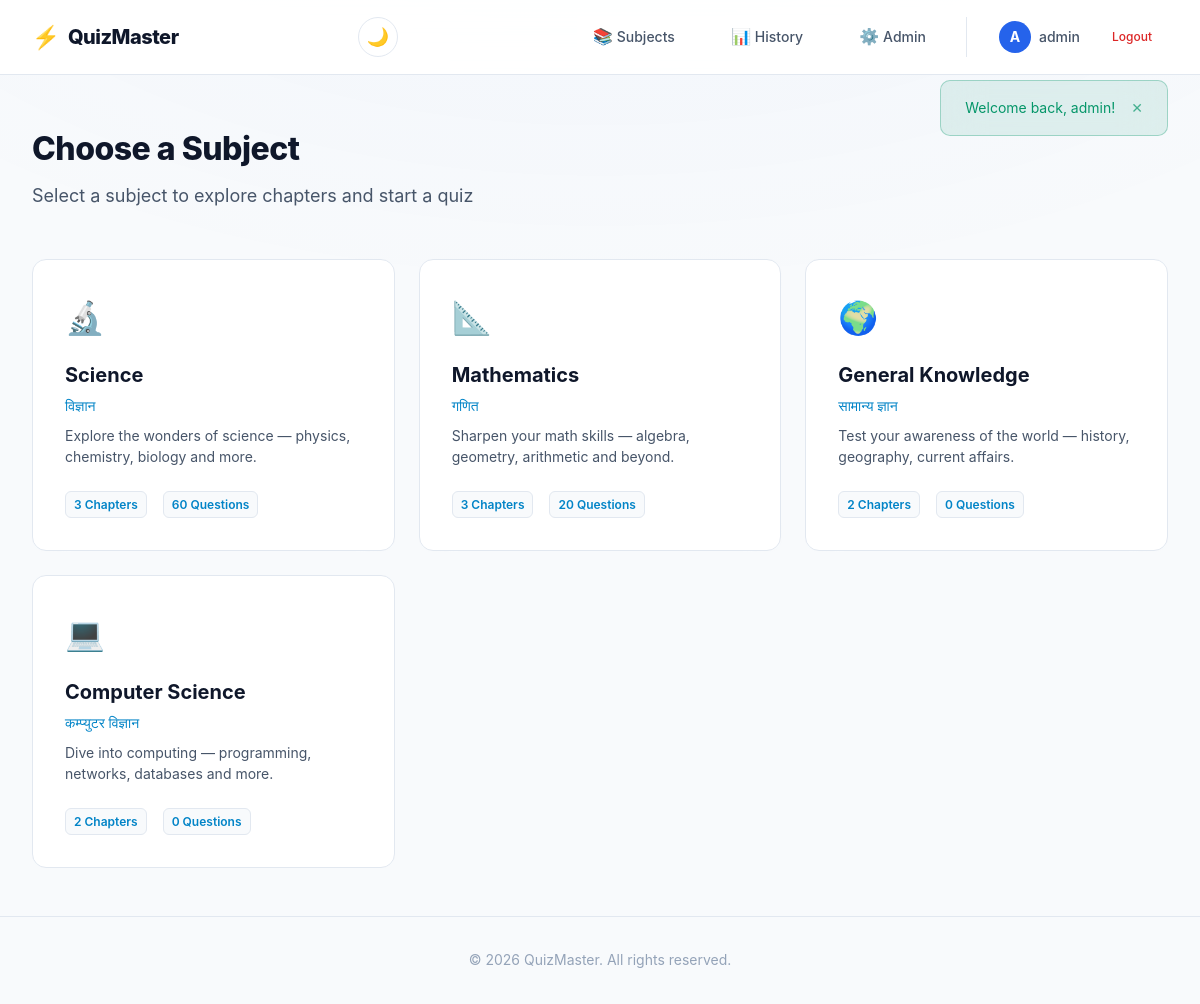
/dashboard.php (signed in), run on the app's committed database.
### tables this page shows
CREATE TABLE IF NOT EXISTS subjects (
    id INT AUTO_INCREMENT PRIMARY KEY,
    name VARCHAR(100) NOT NULL,
    name_local VARCHAR(200) DEFAULT NULL,
    description TEXT,
    icon VARCHAR(10) DEFAULT '📚',
    created_at DATETIME DEFAULT CURRENT_TIMESTAMP
);

### includes/functions.php (called while the page is built, shortened)
<?php
function e(string $value): string {
    return htmlspecialchars($value, ENT_QUOTES, 'UTF-8');
}

### dashboard.php (the view, shortened to what this page needs)
<?php
$db = getDB();
$subjects = $db->query("
    SELECT s.*,
           COUNT(DISTINCT c.id) AS chapter_count,
           COUNT(DISTINCT q.id) AS question_count
    FROM subjects s
    LEFT JOIN chapters c ON c.subject_id = s.id
    LEFT JOIN questions q ON q.chapter_id = c.id
    GROUP BY s.id
    ORDER BY s.id ASC
")->fetchAll();
require_once __DIR__ . '/includes/header.php';
?>
<div class="page-header">
    <h1 class="page-title">Choose a Subject</h1>
    <p class="page-subtitle">Select a subject to explore chapters and start a quiz</p>
</div>
<div class="card-grid" id="subjects-grid">
    <?php foreach ($subjects as $subject): ?>
    <a href="<?= BASE_URL ?>/chapters.php?subject_id=<?= $subject['id'] ?>" class="card" id="subject-<?= $subject['id'] ?>">
        <span class="card-icon"><?= $subject['icon'] ?></span>
        <h2 class="card-title"><?= e($subject['name']) ?></h2>
        <?php if ($subject['name_local']): ?>
            <p class="card-title-local"><?= e($subject['name_local']) ?></p>
        <?php endif; ?>
        <p class="card-description"><?= e($subject['description']) ?></p>
        <div class="card-meta">
            <span class="card-badge"><?= $subject['chapter_count'] ?> Chapters</span>
            <span class="card-badge"><?= $subject['question_count'] ?> Questions</span>
        </div>
    </a>
    <?php endforeach; ?>
</div>
<?php require_once __DIR__ . '/includes/footer.php'; ?>

### data on the page
subjects: icon "🔬", name "Science", name_local "विज्ञान", description "Explore the wonders of science — physics, chemistry, biology and more.", chapter_count "3", question_count "60"
subjects: icon "📐", name "Mathematics", name_local "गणित", description "Sharpen your math skills — algebra, geometry, arithmetic and beyond.", chapter_count "3", question_count "20"
subjects: icon "🌍", name "General Knowledge", name_local "सामान्य ज्ञान", description "Test your awareness of the world — history, geography, current affairs.", chapter_count "2", question_count "0"
subjects: icon "💻", name "Computer Science", name_local "कम्प्युटर विज्ञान", description "Dive into computing — programming, networks, databases and more.", chapter_count "2", question_count "0"

### other printed values
APP_NAME "QuizMaster"
substr($user['username'], 0, 1) "A"
$user['username'] "admin"
$flash['message'] "Welcome back, admin!"
